Frame 1 (no input): blank canvas, image omitted
Frame 60 (no input): blank canvas, image omitted
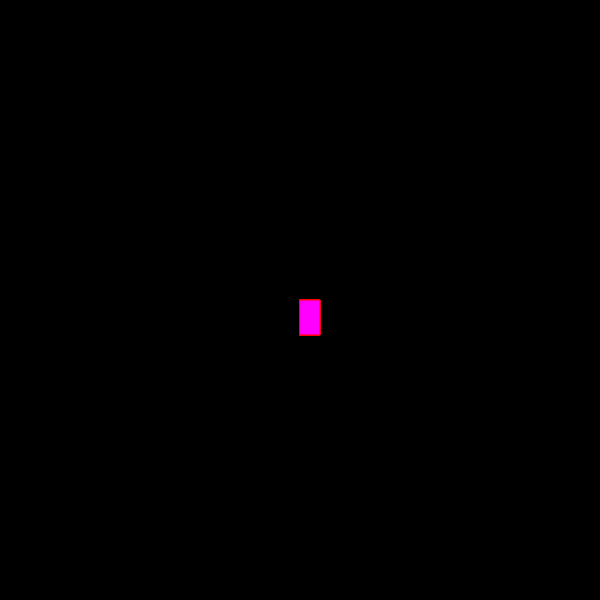
Frame 120 (the mouse pressed at the canvas centre since frame 60)

The p5.js sketch whose frames 1 and 60 were blank and that drew this single picture after the mouse press (run headless with seeded random() and noise() and a simulated clock; from frame 60 on, the mouse is pressed at the canvas centre):

// p5.js sketch
// ── sketch.js
function setup(){
createCanvas(600, 600);
background("black");
}
function draw(){
  
  stroke("red");
  fill("magenta");
  
  if (mouseIsPressed){
  rect(mouseX, mouseY, 20, 35);
}
}
